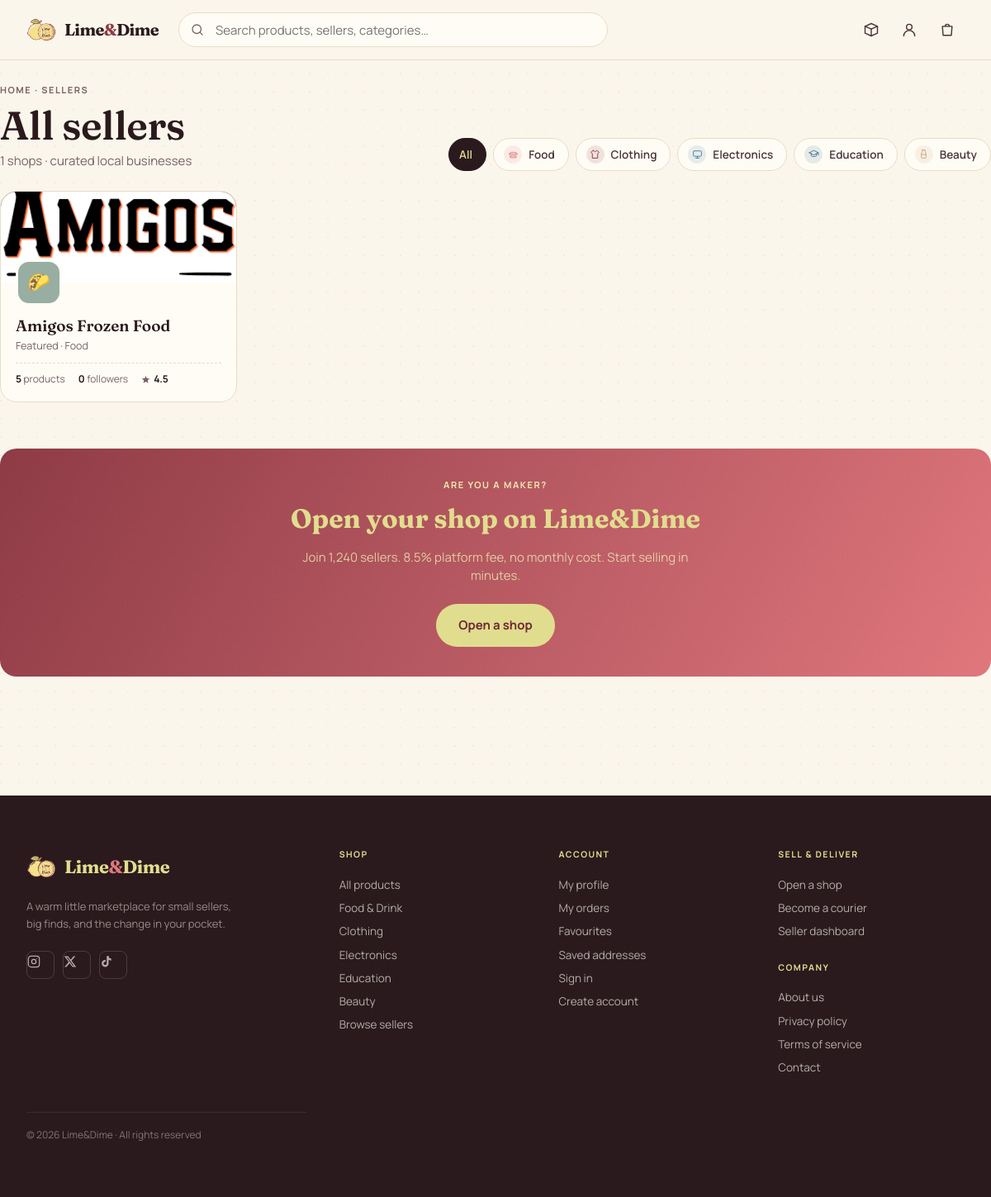
/sellers.php, run on the app's committed database.
### tables this page shows
CREATE TABLE `shops` (
  `id` int(10) UNSIGNED NOT NULL,
  `name` varchar(120) NOT NULL,
  `type` varchar(60) NOT NULL DEFAULT 'food',
  `location` varchar(200) DEFAULT NULL,
  `manager_id` int(10) UNSIGNED NOT NULL,
  `rating` decimal(3,2) NOT NULL DEFAULT 4.50,
  `followers_count` int(10) UNSIGNED NOT NULL DEFAULT 0,
  `accent_color` varchar(20) NOT NULL DEFAULT '#E0777D',
  `avatar` varchar(10) NOT NULL DEFAULT '??',
  `pattern` varchar(40) NOT NULL DEFAULT 'dots',
  `status` enum('active','pending','suspended') NOT NULL DEFAULT 'pending',
  `created_at` timestamp NOT NULL DEFAULT current_timestamp(),
  `cover_image` varchar(200) DEFAULT NULL,
  `description` text DEFAULT NULL,
  `business_type` varchar(50) DEFAULT NULL
);

### _partials/session.php (called while the page is built, shortened)
<?php
function current_user() {
    return $_SESSION['user'] ?? null;
}

### _partials/data.php (called while the page is built, shortened)
<?php
include __DIR__ . '/connect.php';
include __DIR__ . '/session.php';
$CATEGORIES = [
    ['id' => 'all',         'label' => 'All',         'color' => '#2A1A1D'],
    ['id' => 'food',        'label' => 'Food',        'color' => '#E0777D'],
    ['id' => 'clothing',    'label' => 'Clothing',    'color' => '#8E3B46'],
    ['id' => 'electronics', 'label' => 'Electronics', 'color' => '#4C86A8'],
    ['id' => 'education',   'label' => 'Education',   'color' => '#477890'],
    ['id' => 'beauty',      'label' => 'Beauty',      'color' => '#C8A87A'],
];
function _normalize_shop($row) {
    $fc = (int)($row['followers_count'] ?? 0);
    return [
        'id'          => 's' . $row['id'],
        'db_id'       => (int)$row['id'],
        'name'        => $row['name'],
        'tag'         => 'Featured · ' . ucfirst($row['type'] ?? 'food'),
        'cat'         => $row['type']         ?? 'food',
        'followers'   => $fc >= 1000 ? round($fc / 1000, 1) . 'k' : (string)$fc,
        'products'    => (int)($row['products_count'] ?? 0),
        'rating'      => (float)$row['rating'],
        'accent'      => $row['accent_color'] ?? '#E0777D',
        'avatar'      => $row['avatar']       ?? '??',
        'pattern'     => $row['pattern']      ?? 'dots',
        'cover_image' => $row['cover_image']  ?? null,
    ];
}
$sellers_result = mysqli_query($conn,
    'SELECT s.*, (SELECT COUNT(*) FROM products p WHERE p.shop_id = s.id AND p.status = "live") AS products_count
     FROM shops s WHERE s.status = "active" ORDER BY s.id'
);
$SELLERS = [];
while ($row = mysqli_fetch_assoc($sellers_result)) {
    $SELLERS[] = _normalize_shop($row);
}

### sellers.php (the view, shortened to what this page needs)
<?php
include '_partials/data.php';
include '_partials/icons.php';
$cat_filter   = isset($_GET['cat']) ? $_GET['cat'] : 'all';
if ($cat_filter === 'all') {
    $filtered = $SELLERS;
} else {
    $filtered = [];
    foreach ($SELLERS as $s) {
        if ($s['cat'] === $cat_filter) $filtered[] = $s;
    }
}
$active_route = 'sellers';
include '_partials/header.php';
?>
<div class="container page">
    <div class="eyebrow" style="margin-bottom:8px;">
        <a href="/limedime/index.php" style="color:var(--ink-3);">Home</a> · Sellers
    </div>
    <div style="display:flex;align-items:flex-end;justify-content:space-between;margin-bottom:24px;flex-wrap:wrap;gap:16px;">
        <div>
            <h1 class="h1" style="margin:0;">All sellers</h1>
            <p class="muted" style="margin-top:6px;margin-bottom:0;"><?= count($filtered) ?> shops · curated local businesses</p>
        </div>
        <div style="display:flex;gap:8px;flex-wrap:wrap;">
            <?php foreach ($CATEGORIES as $c): ?>
            <a href="/limedime/sellers.php?cat=<?= $c['id'] ?>"
               class="cat-chip <?= $cat_filter === $c['id'] ? 'active' : '' ?>"
               style="<?= $cat_filter === $c['id'] ? '' : 'background:var(--surface);' ?>">
                <?php if ($c['id'] !== 'all'): ?>
                <span class="cat-dot" style="background:<?= $c['color'] ?>22;color:<?= $c['color'] ?>;"><?= cat_icon($c['id'], 13) ?></span>
                <?php endif; ?>
                <span><?= $c['label'] ?></span>
            </a>
            <?php endforeach; ?>
        </div>
    </div>
    <?php if (count($filtered) > 0): ?>
    <div class="grid grid-sellers">
        <?php foreach ($filtered as $s): ?>
        <article class="seller-card" onclick="location.href='/limedime/seller.php?id=<?= $s['id'] ?>';" style="cursor:pointer;">
            <div class="seller-cover" style="<?= !empty($s['cover_image']) ? 'background:#111;' : '' ?>">
                <?php if (!empty($s['cover_image'])): ?>
                <img src="/limedime/assets/img/shops/<?= htmlspecialchars($s['cover_image']) ?>" alt="" style="width:100%;height:100%;object-fit:cover;display:block;">
                <?php else: ?>
                <?= seller_cover($s['accent'], $s['pattern']) ?>
                <?php endif; ?>
            </div>
            <div class="seller-body">
                <div class="seller-avatar" style="background:<?= $s['accent'] ?>;color:var(--lime);"><?= $s['avatar'] ?></div>
                <div class="seller-name"><?= $s['name'] ?></div>
                <div class="seller-sub"><?= $s['tag'] ?></div>
                <div class="seller-stats">
                    <span><b><?= $s['products'] ?></b> products</span>
                    <span><b><?= $s['followers'] ?></b> followers</span>
                    <span style="display:inline-flex;gap:4px;align-items:center;"><?= icon_star(11) ?> <b><?= $s['rating'] ?></b></span>
                </div>
            </div>
        </article>
        <?php endforeach; ?>
    </div>
    <?php endif; ?>
    <div style="margin-top:56px;padding:36px;background:linear-gradient(120deg,var(--wine) 0%,var(--coral) 100%);border-radius:var(--r-lg);text-align:center;color:var(--lime);">
        <div class="eyebrow" style="color:var(--lime-soft);">Are you a maker?</div>
        <h2 style="font-family:Fraunces,serif;font-size:32px;font-weight:700;margin:8px 0 12px;color:var(--lime);">Open your shop on Lime&amp;Dime</h2>
        <p style="color:rgba(238,234,181,.8);max-width:480px;margin:0 auto 22px;font-size:15px;">Join 1,240 sellers. 8.5% platform fee, no monthly cost. Start selling in minutes.</p>
        <a href="/limedime/manager-register.php" class="btn btn-lg" style="background:var(--lime);color:var(--wine-deep);font-weight:700;">Open a shop</a>
    </div>
</div>
<?php include '_partials/footer.php'; ?>

### _partials/header.php (shortened to what this page needs)
<?php
$_nav_user  = current_user();
?>
<!doctype html>
<html lang="en">
<head>
    <link rel="stylesheet" href="/limedime/assets/css/styles.css">
</head>
<body>
<div class="app">
<header class="nav">
    <div class="container nav-inner">
        <a href="/limedime/index.php" style="display:inline-flex;">
            <div style="display:flex;align-items:center;gap:10px;">
                <img src="/limedime/assets/img/logo.png" width="36" height="36" alt="Lime&amp;Dime" style="object-fit:contain;">
                <div style="font-family:Fraunces,serif;font-weight:700;font-size:20px;letter-spacing:-0.03em;color:var(--ink);">
                    Lime<span style="color:var(--wine);">&amp;</span>Dime
                </div>
            </div>
        </a>
        <div class="nav-search">
            <?= icon_search(18) ?>
            <form action="/limedime/category.php" method="get" style="margin:0;">
                <input name="q" placeholder="Search products, sellers, categories…" value="<?= isset($_GET['q']) ? htmlspecialchars($_GET['q']) : '' ?>">
            </form>
        </div>
        <div class="nav-icons">
            <a href="/limedime/orders.php" class="icon-btn <?= (isset($active_route) && $active_route === 'orders') ? 'active' : '' ?>" title="Orders">
                <?= icon_package(20) ?>
            </a>
            <a href="<?= $_nav_user ? '/limedime/profile.php' : '/limedime/login.php' ?>" class="icon-btn <?= (isset($active_route) && $active_route === 'profile') ? 'active' : '' ?>" title="<?= $_nav_user ? 'Profile' : 'Sign in' ?>">
                <?= icon_user(20) ?>
            </a>
            <a href="/limedime/cart.php" class="icon-btn <?= (isset($active_route) && $active_route === 'cart') ? 'active' : '' ?>" title="Cart" id="nav-cart-btn" style="position:relative;">
                <?= icon_bag(20) ?>
            </a>
        </div>
    </div>
</header>

### _partials/icons.php (shortened to what this page needs)
<?php
function svg_icon($path, $size = 20, $stroke = 1.7, $extra = '') {
  return '<svg width="'.$size.'" height="'.$size.'" viewBox="0 0 24 24" fill="none" stroke="currentColor" stroke-width="'.$stroke.'" stroke-linecap="round" stroke-linejoin="round" '.$extra.'>'.$path.'</svg>';
}
function icon_search($s=20){return svg_icon('<circle cx="11" cy="11" r="7"/><path d="m20 20-3.5-3.5"/>',$s);}
function icon_bag($s=20){return svg_icon('<path d="M5 7h14l-1 13H6L5 7Z"/><path d="M9 7a3 3 0 0 1 6 0"/>',$s);}
function icon_user($s=20){return svg_icon('<circle cx="12" cy="8" r="4"/><path d="M4 21a8 8 0 0 1 16 0"/>',$s);}
function icon_star($s=14){return '<svg width="'.$s.'" height="'.$s.'" viewBox="0 0 24 24" fill="currentColor"><path d="M12 2l3 6.6 7.2.7-5.4 4.9 1.6 7.1L12 17.6 5.6 21.3l1.6-7.1L1.8 9.3 9 8.6 12 2Z"/></svg>';}
function icon_package($s=20){return svg_icon('<path d="M3 7l9-4 9 4v10l-9 4-9-4V7Z"/><path d="M3 7l9 4 9-4"/><path d="M12 11v10"/>',$s);}
function cat_icon($cat, $size = 13) {
  $s = $size;
  switch ($cat) {
    case 'food': return '<svg width="'.$s.'" height="'.$s.'" viewBox="0 0 24 24" fill="none" stroke="currentColor" stroke-width="1.8" stroke-linecap="round" stroke-linejoin="round"><path d="M3 12a9 4 0 0 1 18 0"/><path d="M3 12h18"/><path d="M5 16h14l-1 4H6l-1-4Z"/></svg>';
    case 'clothing': return '<svg width="'.$s.'" height="'.$s.'" viewBox="0 0 24 24" fill="none" stroke="currentColor" stroke-width="1.8" stroke-linecap="round" stroke-linejoin="round"><path d="M8 4l4 3 4-3 5 4-3 3v10H6V11L3 8l5-4Z"/></svg>';
    case 'electronics': return '<svg width="'.$s.'" height="'.$s.'" viewBox="0 0 24 24" fill="none" stroke="currentColor" stroke-width="1.8" stroke-linecap="round" stroke-linejoin="round"><rect x="3" y="5" width="18" height="12" rx="2"/><path d="M8 21h8M12 17v4"/></svg>';
    case 'education': return '<svg width="'.$s.'" height="'.$s.'" viewBox="0 0 24 24" fill="none" stroke="currentColor" stroke-width="1.8" stroke-linecap="round" stroke-linejoin="round"><path d="M2 9l10-5 10 5-10 5L2 9Z"/><path d="M6 11v5c2 2 10 2 12 0v-5"/><path d="M22 9v5"/></svg>';
    case 'beauty': return '<svg width="'.$s.'" height="'.$s.'" viewBox="0 0 24 24" fill="none" stroke="currentColor" stroke-width="1.8" stroke-linecap="round" stroke-linejoin="round"><path d="M9 3h6v4l2 3v9a2 2 0 0 1-2 2H9a2 2 0 0 1-2-2v-9l2-3V3Z"/><path d="M7 13h10"/></svg>';
  }
}

### _partials/footer.php (shortened to what this page needs)
<footer class="footer">
  <div class="footer-inner container">
    <div class="footer-brand-col">
      <a href="/limedime/index.php" style="text-decoration:none;display:inline-flex;align-items:center;gap:10px;margin-bottom:16px;">
        <img src="/limedime/assets/img/logo.png" width="36" height="36" alt="" style="object-fit:contain;">
        <span style="font-family:Fraunces,serif;font-weight:700;font-size:22px;color:var(--lime);letter-spacing:-0.02em;">Lime<span style="color:var(--coral);">&amp;</span>Dime</span>
      </a>
      <p style="color:rgba(255,252,245,.5);font-size:13px;line-height:1.6;margin:0 0 22px;max-width:260px;">
        A warm little marketplace for small sellers, big finds, and the change in your pocket.
      </p>
      <div style="display:flex;gap:10px;">
        <a href="https://instagram.com/limedime" target="_blank" rel="noopener" class="footer-social" aria-label="Instagram">
          <svg width="16" height="16" viewBox="0 0 24 24" fill="none" stroke="currentColor" stroke-width="1.8" stroke-linecap="round" stroke-linejoin="round">
            <rect x="2" y="2" width="20" height="20" rx="5" />
            <circle cx="12" cy="12" r="4" />
            <circle cx="17.5" cy="6.5" r=".8" fill="currentColor" stroke="none" />
          </svg>
        </a>
        <a href="https://x.com/limedime" target="_blank" rel="noopener" class="footer-social" aria-label="Twitter / X">
          <svg width="16" height="16" viewBox="0 0 24 24" fill="currentColor">
            <path d="M18.244 2.25h3.308l-7.227 8.26 8.502 11.24H16.17l-5.214-6.817L4.99 21.75H1.68l7.73-8.835L1.254 2.25H8.08l4.713 6.231zm-1.161 17.52h1.833L7.084 4.126H5.117z" />
          </svg>
        </a>
        <a href="https://tiktok.com/@limedime" target="_blank" rel="noopener" class="footer-social" aria-label="TikTok">
        </a>
      </div>
    </div>
    <div>
      <h4>Shop</h4>
      <a href="/limedime/category.php?cat=all">All products</a>
      <a href="/limedime/category.php?cat=food">Food &amp; Drink</a>
      <a href="/limedime/category.php?cat=clothing">Clothing</a>
      <a href="/limedime/category.php?cat=electronics">Electronics</a>
      <a href="/limedime/category.php?cat=education">Education</a>
      <a href="/limedime/category.php?cat=beauty">Beauty</a>
      <a href="/limedime/sellers.php">Browse sellers</a>
    </div>
    <div>
      <h4>Account</h4>
      <a href="/limedime/profile.php">My profile</a>
      <a href="/limedime/orders.php">My orders</a>
      <a href="/limedime/profile.php?tab=favorites">Favourites</a>
      <a href="/limedime/profile.php?tab=addresses">Saved addresses</a>
      <a href="/limedime/login.php">Sign in</a>
      <a href="/limedime/register.php">Create account</a>
    </div>
    <div>
      <h4>Sell &amp; Deliver</h4>
      <a href="/limedime/manager-register.php">Open a shop</a>
      <a href="/limedime/courier-register.php">Become a courier</a>
      <a href="/limedime/manager.php">Seller dashboard</a>
      <h4 style="margin-top:22px;">Company</h4>
      <a href="/limedime/about.php">About us</a>
      <a href="/limedime/privacy.php">Privacy policy</a>
      <a href="/limedime/terms.php">Terms of service</a>
      <a href="/limedime/contact.php">Contact</a>
    </div>
    <div class="footer-bottom">
      <span>© <?= date('Y') ?> Lime&amp;Dime · All rights reserved</span>
    </div>
  </div>
</footer>
</div>
</body>
</html>

### data on the page
shops: cover_image (picture), avatar "🌮", name "Amigos Frozen Food", tag "Featured · Food", products "5", followers_count "0", $s 11 (drawn), rating "4.5"

### other printed values
count($filtered) "1"
$c['label'] "All"
$c['label'] "Food"
$c['label'] "Clothing"
$c['label'] "Electronics"
$c['label'] "Education"
$c['label'] "Beauty"
